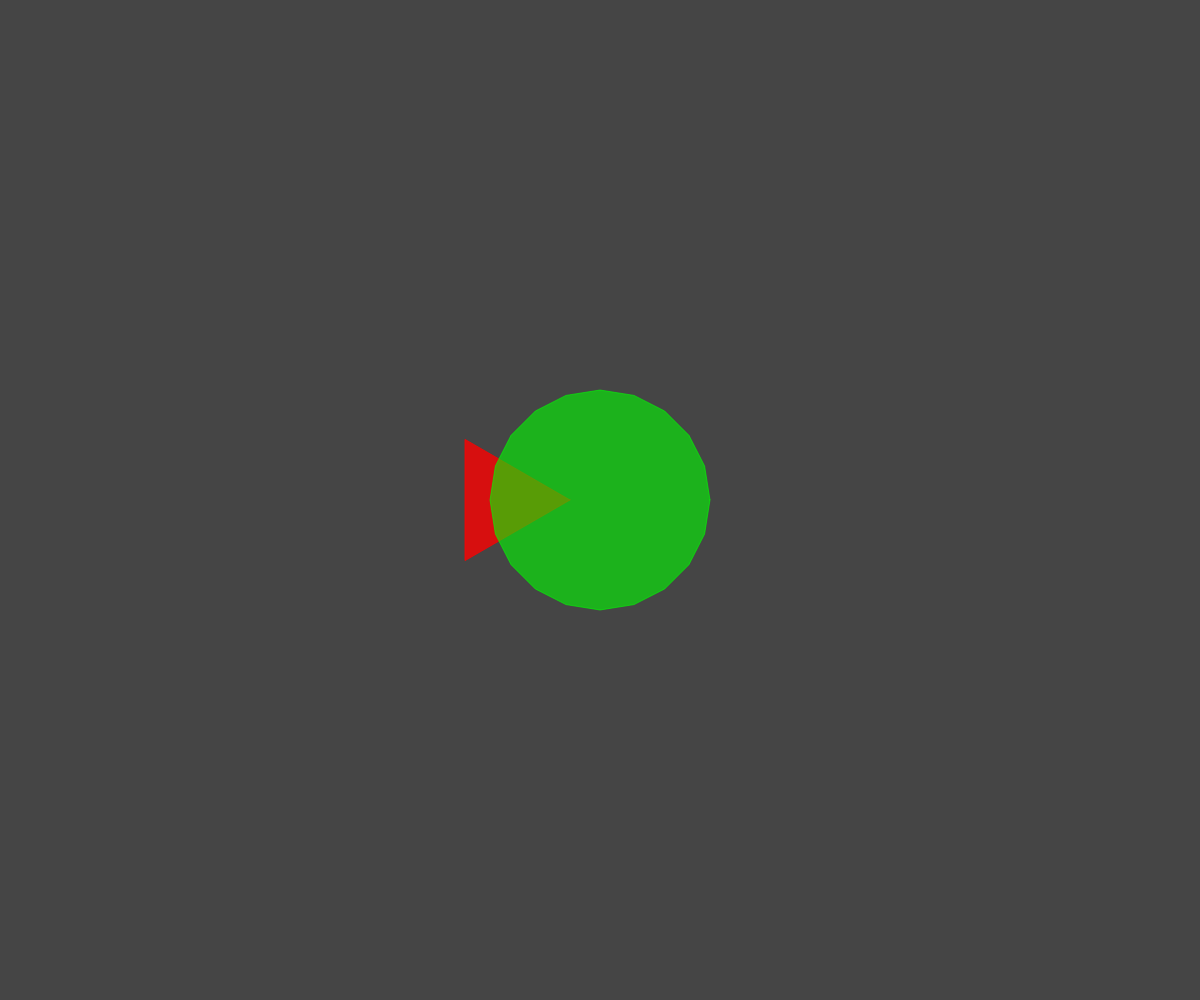
Frame 1 (no input)
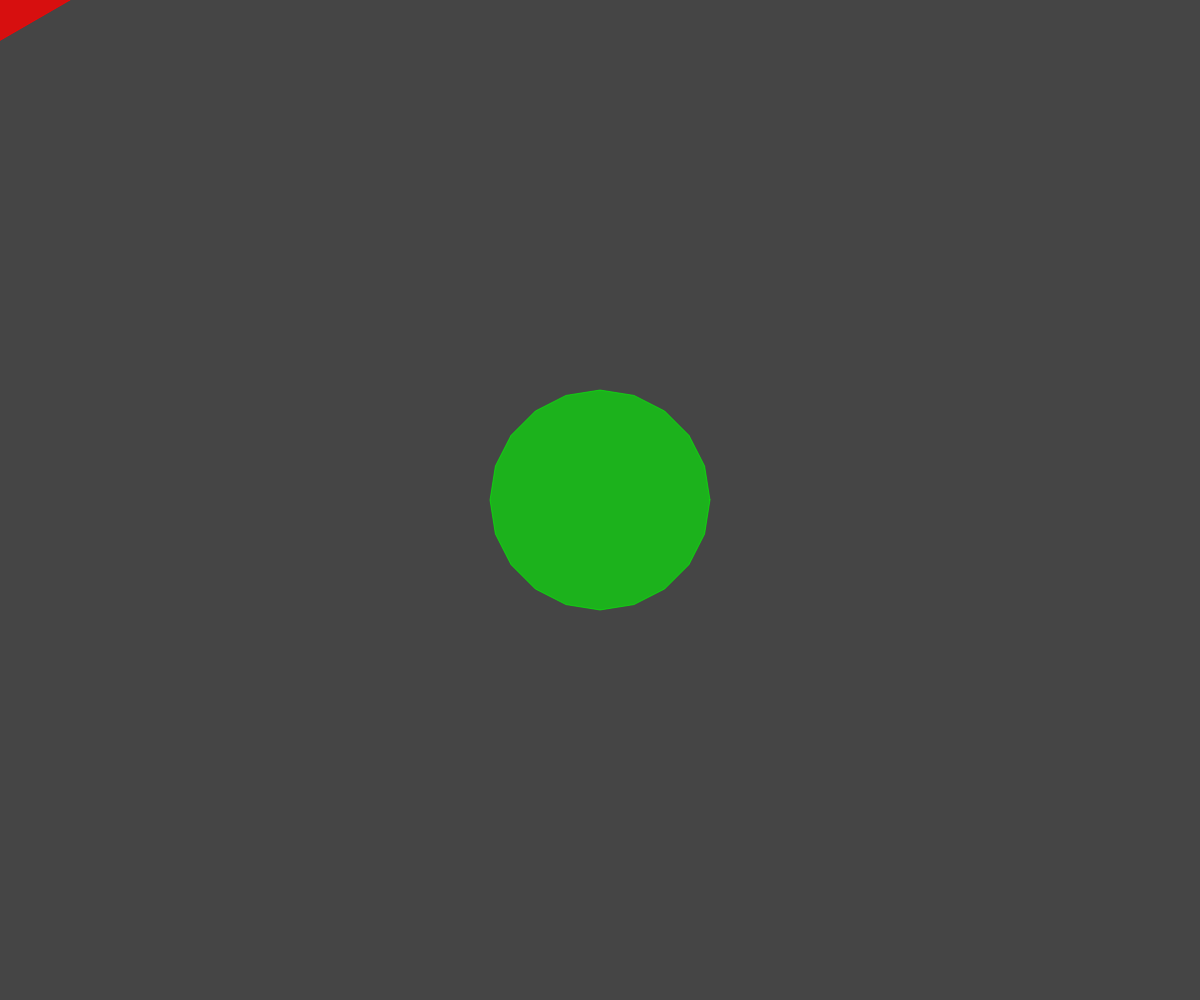
Frame 60 (no input)
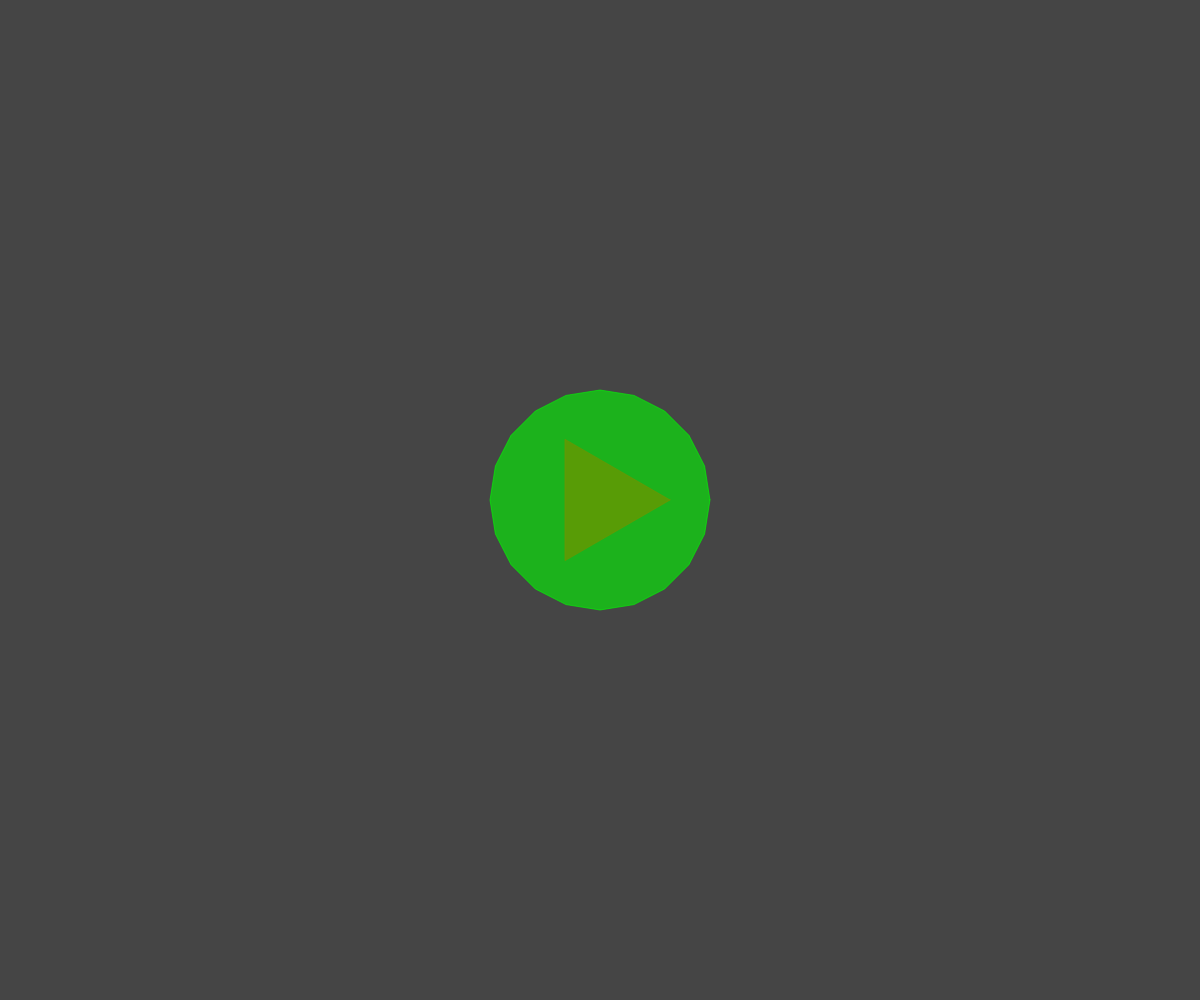
Frame 120 (the mouse pressed at the canvas centre since frame 60)

The p5.js sketch that drew these frames (run headless with seeded random() and noise() and a simulated clock; from frame 60 on, the mouse is pressed at the canvas centre):

// p5.js sketch
// ── sketch.js
//Mit program består af to polygoner som bliver lavet via en klasse. 
//Jeg har også en functions function som laver funktioner for de to polygoner. 
//Mit program fungerer så på den måde at den bruger dist() altså distanceformlen funktionen som er indbygget i p5js til at finde ud af om de to polygoner er tætte nok på hinanden til det giver mening at begynde NR. 
//Hvis det er det køre programmet igennem 3 for løkker som sørger for der bliver kørt NR for hver mulighed.  

let p1;
let p2;

let tolerance = 0.00001;

let functions1 = [];
let functions2 = [];

let rectpoly1 = [];
let rectpoly2 = [];


function setup() {
  createCanvas(windowWidth, windowHeight);

  let x1;
  let x2;
  let y2;
  let y1;

  let x11;
  let x22;
  let y11;
  let y22;

  let checkCollision;

  let x;
  let max;
  let xn;

  let f = 0;
  let f2 = 0;
  let p = 0;
  let dp = 0;

  // laver vores to polygoner ud fra vores class hvor vi definere dem som p1 og p2
  p1 = new Polygon(
    width / 2 -100, // Position x
    height / 2, //Position y
    random(-3, 3), // Eventuel x retning 
    random(-3, 3), // Eventuel y retning
    3, // Antal sider 
    70, // Radius
    color(255, 0, 0, 200) // Farve på polygon
  );
  p2 = new Polygon2(
    width / 2, // Position x
    height / 2, // Position y
    random(-3, 3), // Eventuel x retning 
    random(-3, 3),  // Eventuel y retning
    20, // Antal sider 
    110, // Radius 
    color(0, 255, 0, 150) // Farve på polygon
  );
}

function draw() {
  background(69);

  // "Sletter" alt vores indhold i vores arrays så de kan blive opdateret til den nye værdi.
  p1.koordinates = [];
  p2.koordinates = [];

  // "Sletter" alt vores indhold i vores arrays så de kan blive opdateret til den nye værdi.
  functions1 = [];
  functions2 = [];

  // "Sletter" alt vores indhold i vores arrays så de kan blive opdateret til den nye værdi.
  rectpoly1 = [];
  rectpoly2 = [];

  // Kalder vores to polygoner vi lavede i setup og tegner dem med den funktion vi har lavet i vores class
  p1.createPolygon();
  p2.createPolygon();

  //Sætter vores figur p1 til at have de samme koordianter som vores mus
  p1.posx = mouseX;
  p1.posy = mouseY;

  // Kalder vores funktioner i draw
  createFunctions();
  //print(functions1)
  //print( functions2)
  newtonRapson();
}

function createFunctions(x1,x2,y1,y2,x11, y11, x22, y22) {
  //laver funktion og firkanter for hver linje i den første polygon
  // Vi burger vores koordinates arrays længde som bliver lavet i classen for polygonerne for at være sikker på at vi altid har den rigtige mængde funktion også selvom vi ændre noget i koden.
  for (let i = 0; i < p1.koordinates.length; i++) {
    if (i < p1.koordinates.length - 1) {
      //giver de forskellige koordinater værdier
      y2 = p1.koordinates.map((k) => k.y)[i + 1];
      y1 = p1.koordinates.map((k) => k.y)[i];

      x2 = p1.koordinates.map((k) => k.x)[i + 1];
      x1 = p1.koordinates.map((k) => k.x)[i];

      //Vores funktioner bliver udregnet ved brug af funktionen ud fra to punkter som er formlen a = y2 - y1  / x2 - x1
      let a = (y2 - y1) / (x2 - x1 + 0.01);
      //Her finder vi så b ved brug af formlen b = y1 -a *x1
      let b = y1 - a * x1;

      //Her tegner vi firkanterne
      //rect(x1, y1, vv, vb)

      rectpoly1.push({ x1, y1, x2, y2 });

      // her putter vi funktionerne ind i et array så vi kan tilgå dem senere til newton raphson method
      functions1.push({ a: a, b: b });
    } else {
      // Her sker det samme forskellen er bare at den tager den tager de første punkter fordi det er den sidste funktion der skal laves.
      y2 = p1.koordinates.map((k) => k.y)[0];
      y1 = p1.koordinates.map((k) => k.y)[i];

      x2 = p1.koordinates.map((k) => k.x)[0];
      x1 = p1.koordinates.map((k) => k.x)[i];

      let a = (y2 - y1) / (x2 - x1+0.1);
      let b = y1 - a * x1;

      rectpoly1.push({ x1, y1, x2, y2 });
      functions1.push({ a: a, b: b });
    }
  }

  //laver funktion og firkanter for hver linje i den anden polygon fungere præcis på samme måde som ved den første polygon
  for (let i = 0; i < p2.koordinates.length; i++) {
    if (i < p2.koordinates.length - 1) {
      y22 = p2.koordinates.map((k) => k.y)[i + 1];
      y11 = p2.koordinates.map((k) => k.y)[i];

      x22 = p2.koordinates.map((k) => k.x)[i + 1];
      x11 = p2.koordinates.map((k) => k.x)[i];

      let a1 = (y22 - y11) / (x22 - x11+0.1);
      let b1 = y11 - a1 * x11;

      // Her bliver der tildelt firkanternes koordinater til et array
      rectpoly2.push({ x11, y11, x22, y22 });
      // Her bliver der tildelt funktionerne til functions2 arrayet som er over vores polygon2
      functions2.push({ a1: a1, b1: b1 });
    } else {
      // Her sker det samme bare for vores sidste funktion i poltgon2.
      y22 = p2.koordinates.map((k) => k.y)[0];
      y11 = p2.koordinates.map((k) => k.y)[i];

      x22 = p2.koordinates.map((k) => k.x)[0];
      x11 = p2.koordinates.map((k) => k.x)[i];

      let a1 = (y22 - y11) / (x22 - x11+0.1);
      let b1 = y11 - a1 * x11;

      rectpoly2.push({ x11, y11, x22, y22 });
      functions2.push({ a1: a1, b1: b1 });
    }
  }
}

function newtonRapson(x, xn , max, checkCollision, f, f2, p ,dp) {
  // Tjekker om de to polygoner er tæt på hinaden ved at bruge distanceformeln hvor vi i præncippet de to polygoner svare til cirkler.
  // Det gør vi fordi så ved vi cirka hvornår vi skal starte med at bruge newton raphson metoden
  checkCollision = dist(p1.posx + 10, p1.posy, p2.posx, p2.posy);

  // tjekker om de de to "cirkler" ud fra polygonen rammer
  if (checkCollision <= p1.r + p2.r) {
    //!console.log(functions1.length)
    //!text("Næsten kollison", width/26,height/10)
    // Sætter vores vædier til newthon rapson
    x = 10;
    xn = 0;
    max = 2;

    for (f = 0; f < functions1.length; f++) {
      for (f2 = 0; f2 < functions2.length; f2++) {

        /**
        * Pesudo kode af Newtons Rapson.
        * @param {Array<Object>} functions1 - Vores første funktion
        * @param {Array<Object>} functions2 - Vores anden funktion
        * @param {number} max - Maksimale antal gange newton rapson bliver udregnet. 
        * @param {number} x - Vores gæt som senere bliver vores svar. 
        * @param {number} tolerance - Tolerance hvor præcis løsningen skal være før den bliver vist som et skæringspunkt.
        */


        for (let b = 0; b < max; b++) {
          p = (x) =>
            functions1.map((k) => k.a)[f] * x +
            functions1.map((k) => k.b)[f] -
            (functions2.map((k) => k.a1)[f2] * x +
              functions2.map((k) => k.b1)[f2]);
          dp = (x) =>
            functions1.map((k) => k.a)[f] - functions2.map((k) => k.a1)[f2];

          // Inspiration fra https://mathtxa.systime.dk/?id=500 
          xn = x - p(x) / dp(x);

          if (abs(xn - x) < tolerance) {
            // Laver en definationsmængde ved brug af vores firkant koordinater vi har gemt i arrayerne som gør at den kun vise de 
            // skæringspunkter der er relevante for vores figur da den består af massere af funktioner.
            if (
              x >=
                Math.min(
                  rectpoly2.map((k) => k.x11)[f2],
                  rectpoly2.map((k) => k.x22)[f2]
                ) &&
              x <=
                Math.max(
                  rectpoly2.map((k) => k.x11)[f2],
                  rectpoly2.map((k) => k.x22)[f2]
                ) &&
              functions1.map((k) => k.a)[f] * x +
                functions1.map((k) => k.b)[f] >=
                5 -
                  Math.min(
                    rectpoly2.map((k) => k.y11)[f2],
                    rectpoly2.map((k) => k.y22)[f2]
                  ) &&
              functions1.map((k) => k.a)[f] * x +
                functions1.map((k) => k.b)[f] <=
                5 +
                  Math.max(
                    rectpoly2.map((k) => k.y11)[f2],
                    rectpoly2.map((k) => k.y22)[f2]
                  ) &&
              x >=
                Math.min(
                  rectpoly1.map((k) => k.x1)[f],
                  rectpoly1.map((k) => k.x2)[f] + 0.01
                ) &&
              x <=
                Math.max(
                  rectpoly1.map((k) => k.x1)[f],
                  rectpoly1.map((k) => k.x2)[f] + 0.01
                ) // &&
              //functions1.map(k => k.a)[f] * x + functions1.map(k => k.b)[f] >= Math.min(rectpoly1.map(k => k.y1)[f2],(rectpoly1.map(k => k.y2)[f2])) &&
              //functions1.map(k => k.a)[f] * x + functions1.map(k => k.b)[f] <= Math.max(rectpoly1.map(k => k.y1)[f2],(rectpoly1.map(k => k.y2)[f2]))
            ) {

              fill(20, 20,20,40)
              rect(35, 35, 115,45, 10)
              textSize(25);
              fill(255, 255, 255);
              // Viser i canvas der er kollison
              text("Kollision", 45 , 65);
              //!text("Intersectionpoint " + "x: " + x+ "y: " + functions1.map(k => k.a)[f] * x + functions1.map(k => k.b)[f],width/26,height/12 )
              //printer skæringspunkterne i consolen
              console.log(
                "Intersectionpoint " +
                  "x: " +
                  x +
                  "y: " +
                  functions1.map((k) => k.a)[f] * x +
                  functions1.map((k) => k.b)[f]
              );

              fill(0, 0, 255);
              noStroke();

              circle(
                x,
                functions1.map((k) => k.a)[f] * x +
                  functions1.map((k) => k.b)[f],
                10
              );
            }
            break;
          }
          x = xn;
        }
      }
    }
  }
}


class Polygon {
  /**
   * Attributter for polygon klassen.
   * @param {number} Posx - Vores polygon x koordiant.
   * @param {number} Posy - Vores polygon y koordiant.
   * @param {number} vecx - Vores hastighed i x retningen.
   * @param {number} vecy - Vores hastighed i y retningen.
   * @param {number} edges - Antal kanter vores figur skal have.
   * @param {number} r - radius som er vores radius af vores polygon.
   * @param {string} farve - farve for vores polygon.
   * @param {array()} koordinates - Array af alle polygones koordinater.
   */

  /**
   * Konstruktør for polygon klassen.
   * Består af alle vores attributter.
   */
  constructor(posx, posy, vecx, vecy, edges, r, farve, koordinates) {
    this.posx = posx;
    this.posy = posy;
    this.vecx = vecx;
    this.vecy = vecy;
    this.edges = edges;
    this.r = r;
    this.farve = farve;
    this.koordinates = [];
  }
  createPolygon() {
    noStroke();
    stroke(this.farve);
    fill(this.farve);


    // Fundet påp5js.org/examples/form-regular-polygon.html
    beginShape();
    //print(this.edges)
    for (let i = 0; i < this.edges; i++) {
      let a = (TWO_PI / this.edges) * i;
      let x = this.r * cos(a) + this.posx;
      let y = this.r * sin(a) + this.posy;
      vertex(x, y);
      this.koordinates.push({ x: x, y: y });
    }
    endShape(CLOSE);
  }
}


// Underklassen(Child-class) over Polygon klassen. Den er ikke nødvendig men viser hvordan man ville gøre det. 
class Polygon2 extends Polygon {
  constructor(posx, posy, vecx, vecy, edges, r, farve, koordinates) {
      super(posx, posy, vecx, vecy, edges, r, farve, koordinates)
  }

  createPolygon() {
    noStroke();
    stroke(this.farve);
    fill(this.farve);


    // Inpiration fra p5js.org/examples/form-regular-polygon.html
    beginShape();
    //print(this.edges)
    for (let i = 0; i < this.edges; i++) {
      let a = (TWO_PI / this.edges) * i;
      let x = this.r * cos(a) + this.posx;
      let y = this.r * sin(a) + this.posy;
      vertex(x, y);
      this.koordinates.push({ x: x, y: y });
    }
    endShape(CLOSE);
  }

}
